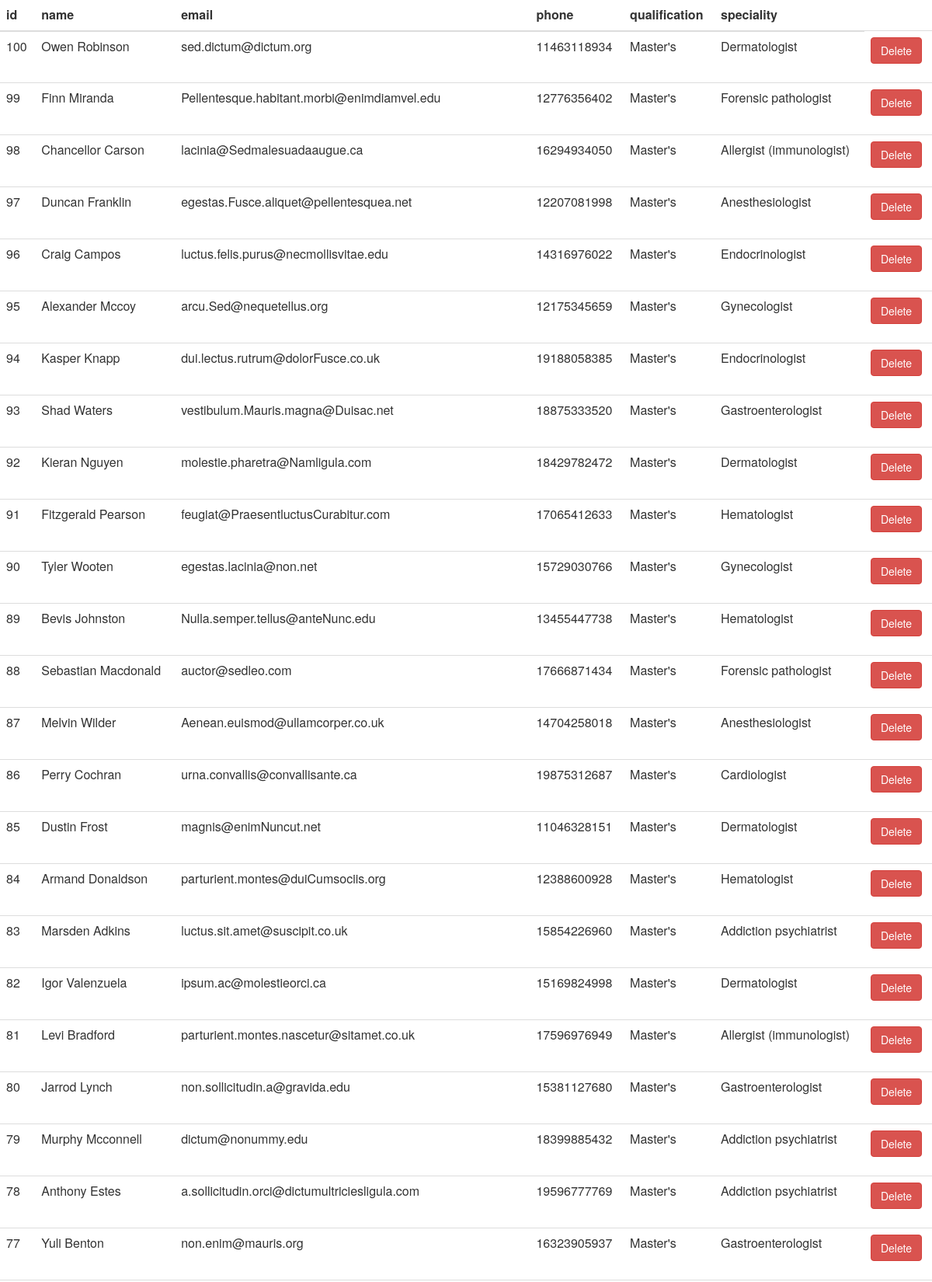
The page /clinic/Doctor/view_doctors.php (upper part) on the database its author committed.
### tables this page shows
CREATE TABLE `doctor` (
  `id` int(11) NOT NULL,
  `name` varchar(200) DEFAULT NULL,
  `email` varchar(200) DEFAULT NULL,
  `phone` varchar(200) DEFAULT NULL,
  `qualification` varchar(200) DEFAULT NULL,
  `speciality_id` int(11) NOT NULL
);

CREATE TABLE `speciality` (
  `id` int(11) NOT NULL,
  `name` varchar(200) DEFAULT NULL,
  `description` varchar(200) DEFAULT NULL
);

### clinic/Doctor/view_doctors.php (the view, shortened to what this page needs)
<link rel="stylesheet" href="https://maxcdn.bootstrapcdn.com/bootstrap/3.3.7/css/bootstrap.min.css">
<?php
$conn = Connect();
$table = "";
if ($result = $conn->query('SELECT d.id, d.name, d.email, d.phone, d.qualification, s.name as speciality FROM doctor d left join speciality s on d.speciality_id = s.id order by id desc;')) {
    $fieldsInfo = $result->fetch_fields();
    $table .= "<table class='table table-inverse' style='width: 100%;'>";
	$table .= "<thead>";
		$table .= "<tr>";
		foreach($fieldsInfo as $fieldInfo)
			$table .= "<th scope='row'>{$fieldInfo->name}</th>";
		$table .= "</tr>";
	$table .= "</thead>";
	$table .= "<body>";
		while ($row = $result->fetch_assoc()) {
			$table .= "<tr>";
			foreach($row as $columnValue)
				$table .= "<td>$columnValue</td>";
			$table .= "<td>
			<form action='delete_doctor.php' method='post' >
				<input type='hidden' name='delete_doctor_id' value='$row[id]'>
				<button id='delete-doctor' type='submit' name='btn_delete' class='btn btn-danger'>Delete</button>
			</form>
			</td>";
			$table .= "</tr>";
		}
	$table .= "</tbody>";
    $table .= "</table>";
}
echo $table;
?>

### rows shown on the page
doctor: id "100", name "Owen Robinson", email "sed.dictum@dictum.org", phone "11463118934", qualification "Master's", speciality.name "Dermatologist"
doctor: id "99", name "Finn Miranda", email "Pellentesque.habitant.morbi@enimdiamvel.edu", phone "12776356402", qualification "Master's", speciality.name "Forensic pathologist"
doctor: id "98", name "Chancellor Carson", email "lacinia@Sedmalesuadaaugue.ca", phone "16294934050", qualification "Master's", speciality.name "Allergist (immunologist)"
doctor: id "97", name "Duncan Franklin", email "egestas.Fusce.aliquet@pellentesquea.net", phone "12207081998", qualification "Master's", speciality.name "Anesthesiologist"
doctor: id "96", name "Craig Campos", email "luctus.felis.purus@necmollisvitae.edu", phone "14316976022", qualification "Master's", speciality.name "Endocrinologist"
doctor: id "95", name "Alexander Mccoy", email "arcu.Sed@nequetellus.org", phone "12175345659", qualification "Master's", speciality.name "Gynecologist"
doctor: id "94", name "Kasper Knapp", email "dui.lectus.rutrum@dolorFusce.co.uk", phone "19188058385", qualification "Master's", speciality.name "Endocrinologist"
doctor: id "93", name "Shad Waters", email "vestibulum.Mauris.magna@Duisac.net", phone "18875333520", qualification "Master's", speciality.name "Gastroenterologist"
doctor: id "92", name "Kieran Nguyen", email "molestie.pharetra@Namligula.com", phone "18429782472", qualification "Master's", speciality.name "Dermatologist"
doctor: id "91", name "Fitzgerald Pearson", email "feugiat@PraesentluctusCurabitur.com", phone "17065412633", qualification "Master's", speciality.name "Hematologist"
doctor: id "90", name "Tyler Wooten", email "egestas.lacinia@non.net", phone "15729030766", qualification "Master's", speciality.name "Gynecologist"
doctor: id "89", name "Bevis Johnston", email "Nulla.semper.tellus@anteNunc.edu", phone "13455447738", qualification "Master's", speciality.name "Hematologist"
doctor: id "88", name "Sebastian Macdonald", email "auctor@sedleo.com", phone "17666871434", qualification "Master's", speciality.name "Forensic pathologist"
doctor: id "87", name "Melvin Wilder", email "Aenean.euismod@ullamcorper.co.uk", phone "14704258018", qualification "Master's", speciality.name "Anesthesiologist"
doctor: id "86", name "Perry Cochran", email "urna.convallis@convallisante.ca", phone "19875312687", qualification "Master's", speciality.name "Cardiologist"
doctor: id "85", name "Dustin Frost", email "magnis@enimNuncut.net", phone "11046328151", qualification "Master's", speciality.name "Dermatologist"
doctor: id "84", name "Armand Donaldson", email "parturient.montes@duiCumsociis.org", phone "12388600928", qualification "Master's", speciality.name "Hematologist"
doctor: id "83", name "Marsden Adkins", email "luctus.sit.amet@suscipit.co.uk", phone "15854226960", qualification "Master's", speciality.name "Addiction psychiatrist"
doctor: id "82", name "Igor Valenzuela", email "ipsum.ac@molestieorci.ca", phone "15169824998", qualification "Master's", speciality.name "Dermatologist"
doctor: id "81", name "Levi Bradford", email "parturient.montes.nascetur@sitamet.co.uk", phone "17596976949", qualification "Master's", speciality.name "Allergist (immunologist)"
doctor: id "80", name "Jarrod Lynch", email "non.sollicitudin.a@gravida.edu", phone "15381127680", qualification "Master's", speciality.name "Gastroenterologist"
doctor: id "79", name "Murphy Mcconnell", email "dictum@nonummy.edu", phone "18399885432", qualification "Master's", speciality.name "Addiction psychiatrist"
doctor: id "78", name "Anthony Estes", email "a.sollicitudin.orci@dictumultriciesligula.com", phone "19596777769", qualification "Master's", speciality.name "Addiction psychiatrist"
doctor: id "77", name "Yuli Benton", email "non.enim@mauris.org", phone "16323905937", qualification "Master's", speciality.name "Gastroenterologist"

### other values the page prints
$fieldInfo->name "id"
$fieldInfo->name "name"
$fieldInfo->name "email"
$fieldInfo->name "phone"
$fieldInfo->name "qualification"
$fieldInfo->name "speciality"
